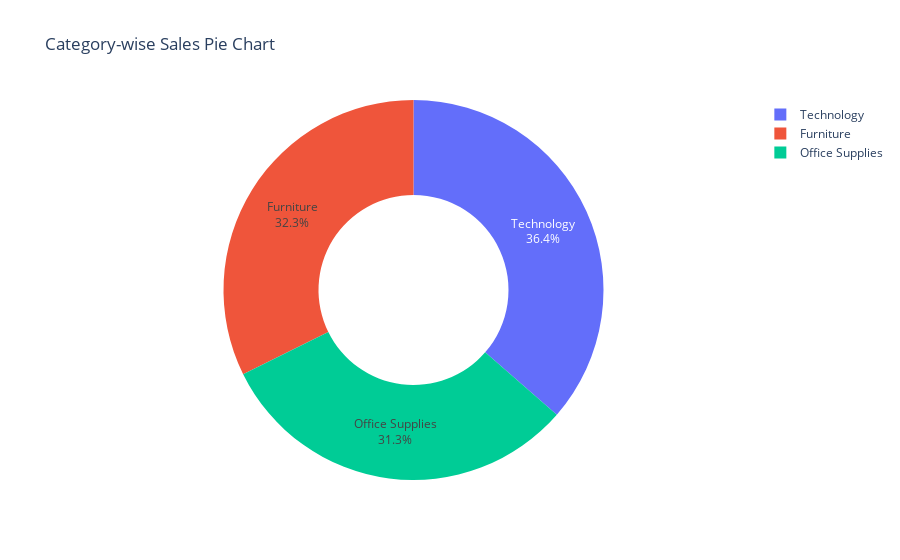

Notebook code for this chart:
### Code cell
fig=px.pie(sales_by_category,names='Category',values='Sales',title='Category-wise Sales Pie Chart',hole=0.5)
fig.update_traces(textposition='inside',textinfo='percent+label')
fig.show()

### Figure 1 — Plotly figure (JSON) as saved in the notebook; plotly's stock layout.template omitted (floating-point values rounded to 4 significant figures)
{"data": [{"domain": {"x": [0, 1], "y": [0, 1]}, "hole": 0.5, "hovertemplate": "Category=%{label}<br>Sales=%{value}<extra></extra>", "labels": ["Furniture", "Office Supplies", "Technology"], "legendgroup": "", "name": "", "showlegend": true, "textinfo": "percent+label", "textposition": "inside", "type": "pie", "values": [742000.0, 719000.0, 836200.0]}], "layout": {"autosize": true, "legend": {"tracegroupgap": 0}, "title": {"text": "Category-wise Sales Pie Chart"}}}
